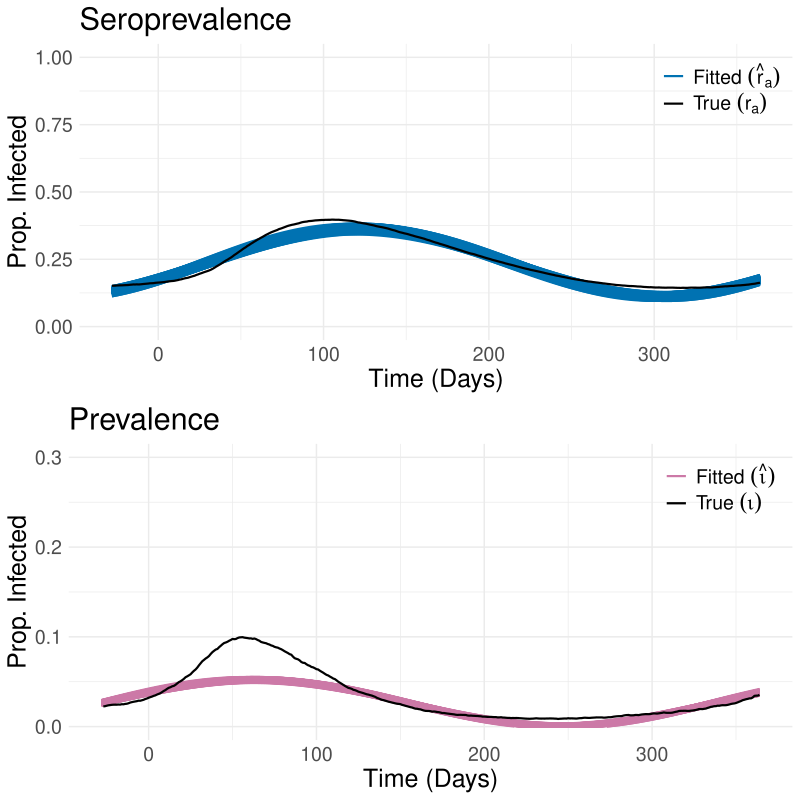

Write the R code that produced this figure.
set=60


Ra <- ggplot() +
  geom_line(data = pred_frame.list[[set]], aes(x = t, y = Ra_fit, group = ID, color = "Fitted"), 
            alpha = 1, linewidth = 0.75) +  # Keeps all blue lines
  geom_line(data=data.tau.list[[pred_frame.list[[set]]$pars_id[1]]], aes(x=t,y = R_a/N, color="True"), 
            alpha=1,linewidth=0.75)+
  labs(title = "Seroprevalence", x = "Time (Days)", y = "Prop. Infected") +
  theme_minimal() +
  theme(text = element_text(size = 18))+ theme(legend.position = c(0.9, 0.9))+
  scale_y_continuous(limits = c(0, 1)) +
  scale_color_manual(values = c("Fitted" = "#0072B2", "True" = "black"),
                     labels = c(TeX("Fitted $(\\hat{r}_a)$"), TeX("True $(r_a)$"))) +
  guides(color = guide_legend(title = ""))


I_fit <- ggplot() +
  geom_line(data = pred_frame.list[[set]], aes(x = t, y = I_pred_fit, group = ID, color = "Fitted"), 
            alpha = 1, linewidth = 0.75) +  # Keeps all blue lines
  geom_line(data = data.frame(Time = data.tau.list[[set]]$t[-1], 
                              Value = data.tau.list[[set]]$I[-1] / data.tau.list[[set]]$N[-1]),
            aes(x = Time, y = Value, color = "True"), 
            alpha = 1, linewidth = 0.75) +  # Keeps the black reference line
  labs(title = "Prevalence", x = "Time (Days)", y = "Prop. Infected") +
  theme_minimal() +
  theme(text = element_text(size = 18))+ theme(legend.position = c(0.9, 0.9))+
  scale_y_continuous(limits = c(0, 0.3)) +
  scale_color_manual(values = c("Fitted" = "#CC79A7", "True" = "black"),
                     labels = c(TeX("Fitted $(\\hat{\\iota})$"), TeX("True $(\\iota)$"))) +
  guides(color = guide_legend(title = ""))

plot <- plot_grid(Ra,I_fit, ncol = 1, nrow = 2, rel_heights=c(1,1))
plot
